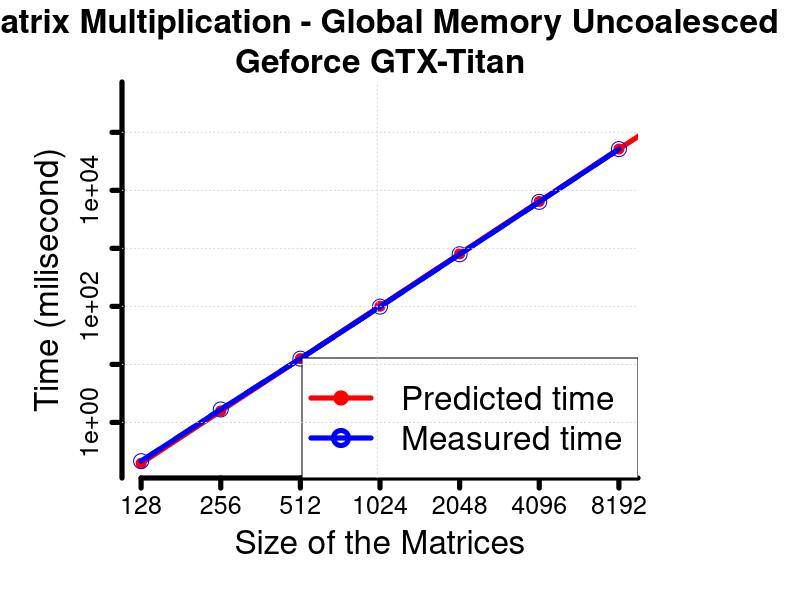
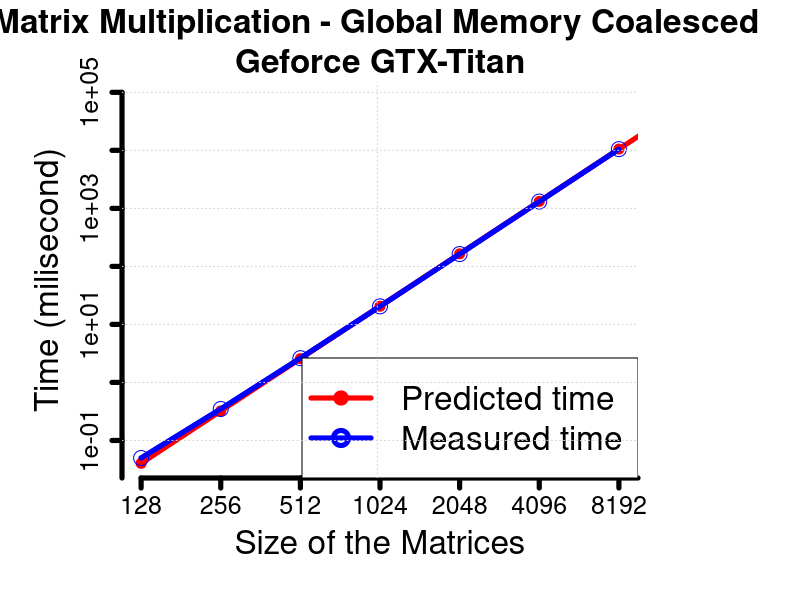
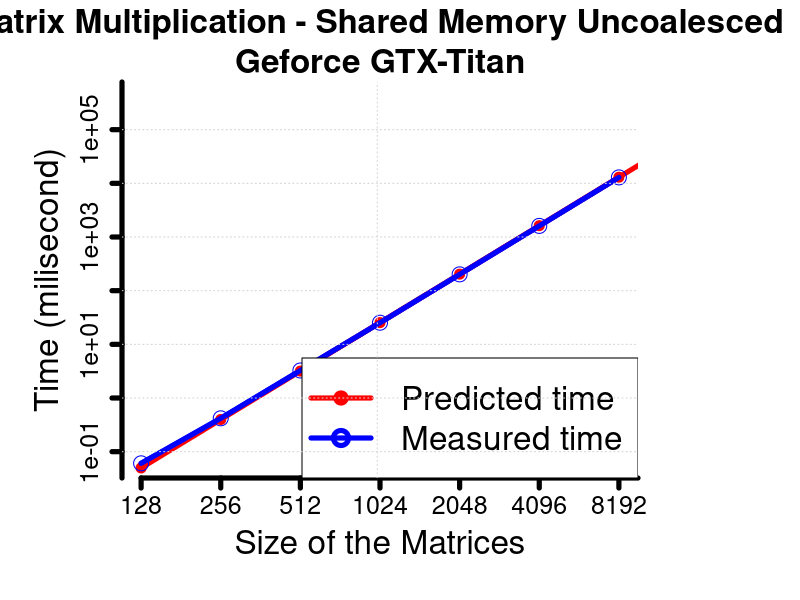
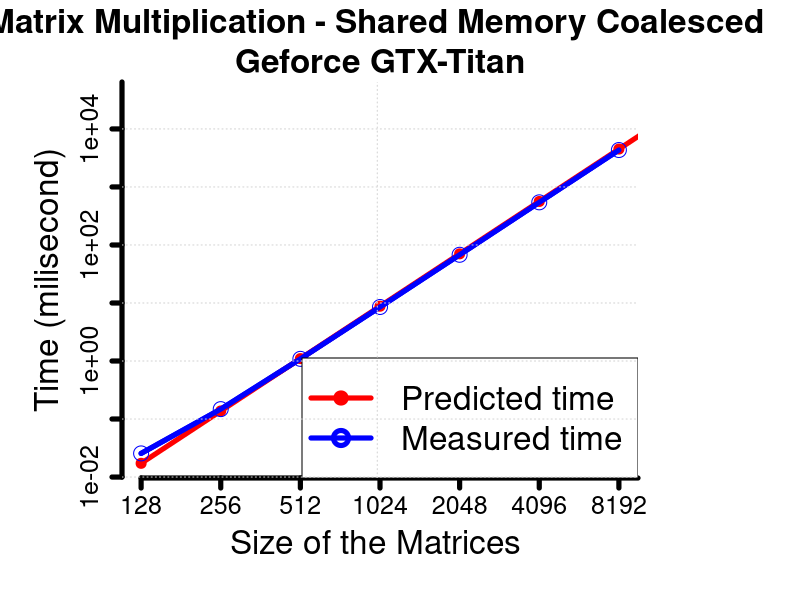
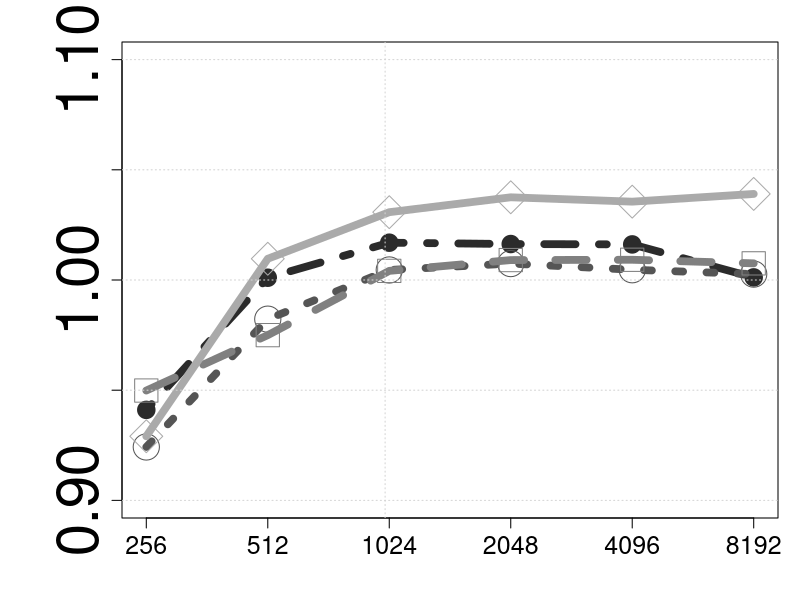

Reproduce these figures in R, in order.
setwd("/home/marcos/Dropbox/Doctorate/Results/2015/BSPGPU/experiment/gtx-Titan/")

GPU <- "Geforce GTX-Titan"

# The palette of color
cbbPalette <- gray(1:4/ 6)#c("red", "blue", "darkgray", "orange","black","lightblue", "lightblue","violet")


matMulGmUnSP <- 0
matMulGmCoSP <- 0
matMulSmUnSP <- 0
matMulSmCoSP <- 0
SubSeqMax <- 0

temp <- as.matrix(read.table("./matMul-Gm-Un-SP.txt", sep="\t", header=F,fill = TRUE))
for (i in 1:7){
  matMulGmUnSP[i]<- mean(temp[i,1:10])
}

temp <- as.matrix(read.table("./matMul-Gm-SP.txt", sep="\t", header=F,fill = TRUE))
for (i in 1:7){
  matMulGmCoSP[i]<- mean(temp[i,1:10])
}


temp <- as.matrix(read.table("./matMul-Sm-Un-SP.txt", sep="\t", header=F,fill = TRUE))
for (i in 1:7){
  matMulSmUnSP[i]<- mean(temp[i,1:10])
}

temp <- as.matrix(read.table("./matMul-Sm-SP.txt", sep="\t", header=F,fill = TRUE))
for (i in 1:7){
  matMulSmCoSP[i]<- mean(temp[i,1:10])
}


temp <- as.matrix(read.table("./SubSeqMax.txt", sep="\t", header=F,fill = TRUE))
for (i in 1:12){
  SubSeqMax[i]<- mean(temp[i,1:10])
}


Nn <- 7:14;
N <- 2^Nn;

syzeBytes <- N*2*4; # Bytes
numberMultiplication <- N;
numberSumas <- N;


tileWidth <- 16;
threadsPerBlock <- tileWidth*tileWidth;

gridsizes <- as.integer((N +  tileWidth -1)/tileWidth);
blocknumber <- gridsizes*gridsizes
numberthreads <- threadsPerBlock * blocknumber;


PCoresNumber_GT630 <- 2688;
clockFrequency_GT630 <- 876; # Mhz  
cycleMultiplicationKepler <- 16;
cycleSumKepler <- 4;
cycleFMA <- 2

memoryBusWidth_GT630 <- 384/8; # Bytes
memoryClockRate_GT630 <- 3004; # Mhz

latencySharedMemory <- 5; #Cycles per processor
latencyGlobalMemory <- latencySharedMemory* 100; #Cycles per processor

latencyL1 <- latencySharedMemory; #Cycles per processor
latencyL2 <- latencyGlobalMemory*0.5; #Cycles per processor

bandWidth_GT630 <-  memoryClockRate_GT630 * memoryBusWidth_GT630 *2; # MB/s
flopsTheoreticalpeaK_GT630 <- clockFrequency_GT630 * PCoresNumber_GT630; # Mflops/second


GDDR5SizeMB_GT630 <- 2048; # MB
L2CacheSize_GT630 <- 1536; # Kb
sharedMemorySize_GT630 <- 48;  # Kb
L1CacheSizeKB_GT630 <- 16; # Kb
registersPerBlock_GT630 <- 64; # Kb


### BSP MULTILEVEL MEMORY

#Cycles operations per Threadoperation
tempOperationcycles <- ((numberMultiplication * cycleFMA) + (0 * cycleSumKepler)) * numberthreads;
# Miliseconds
timeComputationKernel <-  tempOperationcycles; 
# Miliseconds
#communicationLatencyKernel <- (syzeBytes + 16)*numberthreads/(bandWidth_GT630*10^6)*10^3; 
# Miliseconds

reads <- numberthreads*N*2

L1Effect <- 0
L2Effect <- 0.02*reads
W <- 4.5

CommGM <- ((numberthreads*N*2 - L1Effect - L2Effect + numberthreads)*latencyGlobalMemory + L1Effect*latencyL1 + L2Effect*latencyL2);

# MODEL Multi_BSP_GPUModelPredictionTime Miliseconds
timeKernel_GM_Un <- ( W^-1*(timeComputationKernel + CommGM)/(flopsTheoreticalpeaK_GT630*10^6))*10^3;

SpeedupMatMulGmUnSP_GT630 <- timeKernel_GM_Un[1:7]/matMulGmUnSP;

############ MatMul GLobal Memory UnCoalesced 

png(filename="./images/MatMul-Gm-Un-SP.png", width=1200, height=800)
par(mar=c(6, 6, 4, 8) + 0.1)
plot(N[1:7], matMulGmUnSP[1:7],type="l",log="xy", lty = 2, lwd=c(5,5), yaxt="n",xaxt="n", 
     ylim=c(min(matMulGmUnSP,timeKernel_GM_Un), c(max(matMulGmUnSP,timeKernel_GM_Un))), xlim=c(128, 8192), 
     col = "blue", ylab = "Time (milisecond)", xlab = "Size of the Matrices",  cex.lab=2,cex.main=2,
     main = paste("Matrix Multiplication - Global Memory Uncoalesced \n", GPU, sep =""), axes = FALSE);

lines(N, timeKernel_GM_Un, col = "red",lwd=c(5,5));
points(N, timeKernel_GM_Un, col = "red", type = "p",pch=20,cex = 2)

lines(N[1:7], matMulGmUnSP[1:7], col = "blue",lwd=c(5,5));
points(N[1:7], matMulGmUnSP, col = "blue", pch=21,cex = 2);

axis(1, at = c(N), labels = c(N), cex.axis = 1.5,lwd=c(5,5))

y <- floor(log10(range(matMulGmUnSP,timeKernel_GM_Un)))
pow <- seq(y[1], y[2]+1);
axis(2, 10^pow, cex.axis = 1.5,lwd=c(5,5));

legend('bottomright', c("Predicted time","Measured time"), 
       lty=1, col=c("red","blue"), pch=c(20,21), lwd=c(5,5), cex=2)

grid()
dev.off()



############ MatMul GLobal Memory Coalesced #################
L1Effect <- 0
L2Effect <- 0.02*reads
W <- 22

CommGM <- ((numberthreads*N*2 - L1Effect - L2Effect + numberthreads)*latencyGlobalMemory + L1Effect*latencyL1 + L2Effect*latencyL2);

# MODEL Multi_BSP_GPUModelPredictionTime Miliseconds
timeKernel_GM_Co <- ( W^-1*(timeComputationKernel + CommGM)/(flopsTheoreticalpeaK_GT630*10^6))*10^3;

SpeedupMatMulGmCoSP_GT630 <- timeKernel_GM_Co[1:7]/matMulGmCoSP;

png(filename="./images/MatMul-Gm-Co-SP.png", width=1200, height=800)
par(mar=c(6, 6, 4, 8) + 0.1)
plot(N[1:7], matMulGmCoSP[1:7],type="l",log="xy", lty = 1, lwd=c(5,5), yaxt="n",xaxt="n", 
     ylim=c(min(matMulGmCoSP,timeKernel_GM_Co), c(max(matMulGmCoSP,timeKernel_GM_Co))), xlim=c(128, 8192), 
     col = "blue", ylab = "Time (milisecond)", xlab = "Size of the Matrices",  cex.lab=2,cex.main=2,
     main = paste("Matrix Multiplication - Global Memory Coalesced \n", GPU, sep =""), axes = FALSE);

lines(N, timeKernel_GM_Co, col = "red",lwd=c(5,5));
points(N, timeKernel_GM_Co, col = "red", type = "p",pch=20,cex = 2)

lines(N[1:7], matMulGmCoSP[1:7], col = "blue",lwd=c(5,5));
points(N[1:7], matMulGmCoSP, col = "blue", pch=21,cex = 2);

axis(1, at = c(N), labels = c(N),cex.axis = 1.5,lwd=c(5,5))

y <- floor(log10(range(matMulGmCoSP,timeKernel_GM_Co)))
pow <- seq(y[1], y[2]+1);
axis(2, 10^pow, cex.axis = 1.5,lwd=c(5,5));

legend('bottomright', c("Predicted time","Measured time"), 
       lty=1, col=c("red","blue"), pch=c(20,21), lwd=c(5,5), cex=2)
grid()
dev.off()


############ MatMul Shared Memory Un-Coalesced #################
L1Effect <- 0
L2Effect <- 0.02*reads
W <- 18

CommGM <- ((numberthreads*N*2 - L1Effect - L2Effect + numberthreads)*latencyGlobalMemory + L1Effect*latencyL1 + L2Effect*latencyL2);
CommSM <- (numberthreads*N*2 + numberthreads)*latencySharedMemory

# MODEL Multi_BSP_GPUModelPredictionTime Miliseconds
timeKernel_SM_Un <- ( W^-1*(timeComputationKernel + CommGM + CommSM)/(flopsTheoreticalpeaK_GT630*10^6))*10^3;

SpeedupMatMulSmUnSP_GT630 <- timeKernel_SM_Un[1:7]/matMulSmUnSP;

png(filename="./images/MatMul-Sm-Un-SP.png", width=1200, height=800)
par(mar=c(6, 6, 4, 8) + 0.1)
plot(N[1:7], matMulSmUnSP[1:7],type="l",log="xy", lty = 1, lwd=c(5,5), yaxt="n",xaxt="n", 
     ylim=c(min(matMulSmUnSP,timeKernel_GM_Un), c(max(matMulSmUnSP,timeKernel_GM_Un))), xlim=c(128, 8192), 
     col = "blue", ylab = "Time (milisecond)", xlab = "Size of the Matrices",  cex.lab=2,cex.main=2,
     main = paste("Matrix Multiplication - Shared Memory Uncoalesced \n", GPU, sep =""), axes = FALSE);

lines(N, timeKernel_SM_Un, col = "red",lwd=c(5,5));
points(N, timeKernel_SM_Un, col = "red", type = "p",pch=20,cex = 2)

lines(N[1:7], matMulSmUnSP[1:7], col = "blue",lwd=c(5,5));
points(N[1:7], matMulSmUnSP, col = "blue", pch=21,cex = 2);

axis(1, at = c(N), labels = c(N), cex.axis = 1.5,lwd=c(5,5))

y <- floor(log10(range(matMulSmUnSP,timeKernel_SM_Un)))
pow <- seq(y[1], y[2]+1);
axis(2, 10^pow, cex.axis = 1.5,lwd=c(5,5));

legend('bottomright', c("Predicted time","Measured time"), 
       lty=1, col=c("red","blue"), pch=c(20,21), lwd=c(5,5), cex=2)
grid()
dev.off()


############ MatMul Shared Memory Coalesced #################
L1Effect <- 0
L2Effect <- 0.02*reads
W <- 52

CommGM <- ((numberthreads*N*2 - L1Effect - L2Effect + numberthreads)*latencyGlobalMemory + L1Effect*latencyL1 + L2Effect*latencyL2);
CommSM <- ((numberthreads*N*2 + numberthreads)*latencySharedMemory)

# MODEL Multi_BSP_GPUModelPredictionTime Miliseconds
timeKernel_SM_Co <- ( W^-1*(timeComputationKernel + CommGM + CommSM)/(flopsTheoreticalpeaK_GT630*10^6))*10^3;

SpeedupMatMulSmCoSP_GT630 <- timeKernel_SM_Co[1:7]/matMulSmCoSP;

png(filename="./images/MatMul-Sm-Co-SP.png", width=1200, height=800)
par(mar=c(6, 6, 4, 8) + 0.1)
plot(N[1:7], matMulSmCoSP[1:7],type="l",log="xy", lty = 1, lwd=c(5,5), yaxt="n",xaxt="n", 
     ylim=c(min(matMulSmCoSP,timeKernel_SM_Co), c(max(matMulSmCoSP,timeKernel_SM_Co))), xlim=c(128, 8192), 
     col = "blue", ylab = "Time (milisecond)", xlab = "Size of the Matrices ",  cex.lab=2,cex.main=2,
     main = paste("Matrix Multiplication - Shared Memory Coalesced \n", GPU, sep =""), axes = FALSE);

lines(N, timeKernel_SM_Co, col = "red",lwd=c(5,5));
points(N, timeKernel_SM_Co, col = "red", type = "p",pch=20,cex = 2)

lines(N[1:7], matMulSmCoSP[1:7], col = "blue",lwd=c(5,5));
points(N[1:7], matMulSmCoSP, col = "blue", pch=21,cex = 2);

axis(1, at = c(N), labels = c(N), cex.axis = 1.5,lwd=c(5,5))

y <- floor(log10(range(matMulSmCoSP,timeKernel_SM_Un)))
pow <- seq(y[1], y[2]+1);
axis(2, 10^pow, cex.axis = 1.5,lwd=c(5,5));

legend('bottomright', c("Predicted time","Measured time"), 
       lty=1, col=c("red","blue"), pch=c(20,21), lwd=c(5,5), cex=2)
grid()
dev.off()




############ Difference between predicted and measured Time Matrix Multiplication ##############
dataN <- 2:7
png(filename="./images/speedup-MatMul.png", width=800, height=600)
par(mar=c(4, 6, 2, 1) + 0.1)

plot(N[dataN], SpeedupMatMulGmUnSP_GT630[dataN], type="l",  log="x",axes = TRUE, xaxt="n", lty = 4, lwd=c(7.5,7.5), 
     ylim=c(0.9, 1.1), xlim=c(256, 8192),
     col=cbbPalette[1], ylab = " ", main=" ", cex.axis=3.5, cex.lab=3.5, cex.main=3.5,
     xlab = " ");

points(N[dataN], SpeedupMatMulGmUnSP_GT630[dataN], col = cbbPalette[1], pch=20,cex = 3.5)

lines(N[dataN], SpeedupMatMulGmCoSP_GT630[dataN], col = cbbPalette[2],lwd=c(7.5,7.5), lty = 3);
points(N[dataN], SpeedupMatMulGmCoSP_GT630[dataN], col = cbbPalette[2], pch=21,cex = 3.5)

lines(N[dataN], SpeedupMatMulSmUnSP_GT630[dataN], col = cbbPalette[3],lwd=c(7.5,7.5), lty = 2);
points(N[dataN], SpeedupMatMulSmUnSP_GT630[dataN], col = cbbPalette[3], pch=22,cex = 3.5)

lines(N[dataN], SpeedupMatMulSmCoSP_GT630[dataN], col = cbbPalette[4],lwd=c(7.5,7.5), lty = 1);
points(N[dataN], SpeedupMatMulSmCoSP_GT630[dataN], col = cbbPalette[4], pch=23,cex = 3.5)

axis(1, at = c(N[dataN]), labels = c(N[dataN]), cex.axis = 1.5)
#axis(2, at=c(SpeedupMatMulGmUnSP_GT630), cex.axis = 1.5);
grid()
# legend('bottom', 
#        lty = c(4:1), col=c(cbbPalette[1:4]), pch=c(20:23), lwd=c(7.5,7.5), cex=2.75, ncol=2,bty ="n",
#        legend=c("Optimization (#1)","Optimization (#2)","Optimization (#3)","Optimization (#4)"))
dev.off()
